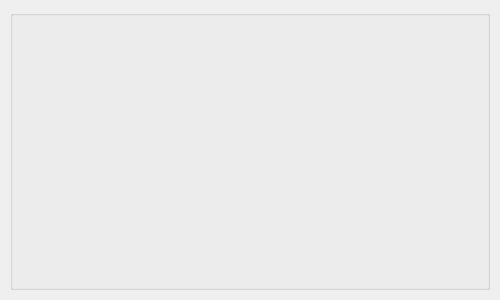
<?xml version="1.0" encoding="UTF-8"?>
<ui version="4.0">
 <class>InputDialog</class>
 <widget class="QDialog" name="InputDialog">
  <property name="geometry">
   <rect>
    <x>0</x>
    <y>0</y>
    <width>500</width>
    <height>300</height>
   </rect>
  </property>
  <property name="windowTitle">
   <string>Input</string>
  </property>
  <widget class="FluentGroupBox" name="fluentGroupBox">
   <property name="geometry">
    <rect>
     <x>10</x>
     <y>10</y>
     <width>480</width>
     <height>280</height>
    </rect>
   </property>
   <property name="BorderWidth">
    <number>2</number>
   </property>
   <property name="ShowTitle">
    <bool>false</bool>
   </property>
   <property name="TitleIsOutside">
    <bool>false</bool>
   </property>
  </widget>
 </widget>
 <customwidgets>
  <customwidget>
   <class>FluentGroupBox</class>
   <extends>QGroupBox</extends>
   <header>fluent_group_box.h</header>
   <container>1</container>
  </customwidget>
 </customwidgets>
 <resources/>
 <connections/>
</ui>
